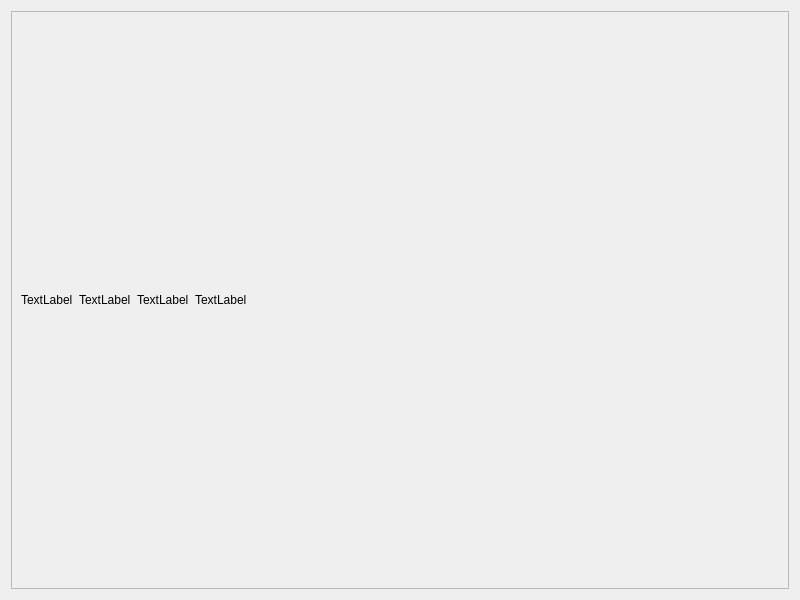
<?xml version="1.0" encoding="UTF-8"?>
<ui version="4.0">
 <class>license</class>
 <widget class="QWidget" name="license">
  <property name="geometry">
   <rect>
    <x>0</x>
    <y>0</y>
    <width>800</width>
    <height>600</height>
   </rect>
  </property>
  <property name="windowTitle">
   <string>Copyright and license from pictures</string>
  </property>
  <layout class="QVBoxLayout" name="verticalLayout_2">
   <item>
    <widget class="QScrollArea" name="scrollArea">
     <property name="widgetResizable">
      <bool>true</bool>
     </property>
     <widget class="QWidget" name="scrollAreaWidgetContents">
      <property name="geometry">
       <rect>
        <x>0</x>
        <y>0</y>
        <width>780</width>
        <height>580</height>
       </rect>
      </property>
      <layout class="QVBoxLayout" name="verticalLayout">
       <item>
        <layout class="QGridLayout" name="gridLayout">
         <item row="0" column="2">
          <widget class="QLabel" name="label_dummy_3">
           <property name="text">
            <string notr="true">TextLabel</string>
           </property>
          </widget>
         </item>
         <item row="0" column="0">
          <widget class="QLabel" name="label_dummy_1">
           <property name="text">
            <string notr="true">TextLabel</string>
           </property>
          </widget>
         </item>
         <item row="0" column="1">
          <widget class="QLabel" name="label_dummy_2">
           <property name="text">
            <string notr="true">TextLabel</string>
           </property>
          </widget>
         </item>
         <item row="0" column="4">
          <spacer name="horizontalSpacer">
           <property name="orientation">
            <enum>Qt::Horizontal</enum>
           </property>
           <property name="sizeHint" stdset="0">
            <size>
             <width>40</width>
             <height>20</height>
            </size>
           </property>
          </spacer>
         </item>
         <item row="0" column="3">
          <widget class="QLabel" name="label_dummy_4">
           <property name="text">
            <string notr="true">TextLabel</string>
           </property>
          </widget>
         </item>
        </layout>
       </item>
      </layout>
     </widget>
    </widget>
   </item>
  </layout>
 </widget>
 <resources/>
 <connections/>
</ui>
